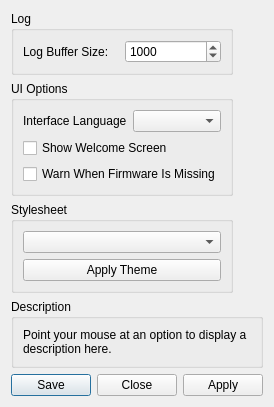
						<widget class="QWidget" name="gui_tab">
							<attribute name="title">
								<string>GUI</string>
							</attribute>
							<layout class="QVBoxLayout" name="gui_tab_layout" stretch="4,1,0">
								<item>
									<layout class="QHBoxLayout" name="gui_tab_content_layout" stretch="1,1">
										<item>
											<layout class="QVBoxLayout" name="gui_tab_left">
												<item>
													<widget class="QGroupBox" name="gb_log_settings">
														<property name="title">
															<string>Log</string>
														</property>
														<layout class="QVBoxLayout" name="gb_log_settings_layout">
															<item>
																<layout class="QHBoxLayout" name="log_buffer_layout">
																	<item>
																		<widget class="QLabel" name="log_buffer_size_label">
																			<property name="text">
																				<string>Log Buffer Size:</string>
																			</property>
																		</widget>
																	</item>
																	<item>
																		<widget class="QSpinBox" name="log_buffer_size">
																			<property name="specialValueText">
																				<string>Infinite</string>
																			</property>
																			<property name="minimum">
																				<number>0</number>
																			</property>
																			<property name="maximum">
																				<number>1000000</number>
																			</property>
																			<property name="value">
																				<number>1000</number>
																			</property>
																		</widget>
																	</item>
																</layout>
															</item>
														</layout>
													</widget>
												</item>
												<item>
													<widget class="QGroupBox" name="gb_ui_options">
														<property name="title">
															<string>UI Options</string>
														</property>
														<layout class="QVBoxLayout" name="gb_ui_options_layout">
															<item>
																<layout class="QHBoxLayout" name="ui_language_layout">
																	<item>
																		<widget class="QLabel" name="label_ui_language">
																			<property name="text">
																				<string>Interface Language</string>
																			</property>
																		</widget>
																	</item>
																	<item>
																		<widget class="QComboBox" name="ui_language_box"/>
																	</item>
																</layout>
															</item>
															<item>
																<widget class="QCheckBox" name="show_welcome">
																	<property name="text">
																		<string>Show Welcome Screen</string>
																	</property>
																</widget>
															</item>
															<item>
																<widget class="QCheckBox" name="warn_missing_firmware">
																	<property name="text">
																		<string>Warn When Firmware Is Missing</string>
																	</property>
																</widget>
															</item>
														</layout>
													</widget>
												</item>
												<item>
													<widget class="QGroupBox" name="gb_stylesheet">
														<property name="title">
															<string>Stylesheet</string>
														</property>
														<layout class="QVBoxLayout" name="gb_stylesheet_layout">
															<item>
																<widget class="QComboBox" name="combo_stylesheets"/>
															</item>
															<item>
																<widget class="QPushButton" name="btn_apply_stylesheet">
																	<property name="text">
																		<string>Apply Theme</string>
																	</property>
																</widget>
															</item>
														</layout>
													</widget>
												</item>
												<item>
													<spacer name="gui_tab_left_spacer">
														<property name="orientation">
															<enum>Qt::Orientation::Vertical</enum>
														</property>
														<property name="sizeHint" stdset="0">
															<size>
																<width>0</width>
																<height>0</height>
															</size>
														</property>
													</spacer>
												</item>
											</layout>
										</item>
										<item>
											<layout class="QVBoxLayout" name="gui_tab_right">
												<item>
													<spacer name="gui_tab_right_spacer">
														<property name="orientation">
															<enum>Qt::Orientation::Vertical</enum>
														</property>
														<property name="sizeHint" stdset="0">
															<size>
																<width>0</width>
																<height>0</height>
															</size>
														</property>
													</spacer>
												</item>
											</layout>
										</item>
									</layout>
								</item>
								<item>
									<widget class="QGroupBox" name="gb_description_gui">
										<property name="title">
											<string>Description</string>
										</property>
										<layout class="QVBoxLayout" name="gb_description_gui_layout">
											<item>
												<widget class="QLabel" name="description_gui">
													<property name="text">
														<string>Point your mouse at an option to display a description here.</string>
													</property>
													<property name="textFormat">
														<enum>Qt::TextFormat::PlainText</enum>
													</property>
													<property name="alignment">
														<set>Qt::AlignmentFlag::AlignLeading|Qt::AlignmentFlag::AlignLeft|Qt::AlignmentFlag::AlignTop</set>
													</property>
													<property name="wordWrap">
														<bool>true</bool>
													</property>
												</widget>
											</item>
										</layout>
									</widget>
								</item>
								<item>
									<widget class="QDialogButtonBox" name="button_box_gui">
										<property name="standardButtons">
											<set>QDialogButtonBox::StandardButton::Apply|QDialogButtonBox::StandardButton::Close|QDialogButtonBox::StandardButton::Save</set>
										</property>
									</widget>
								</item>
							</layout>
						</widget>
